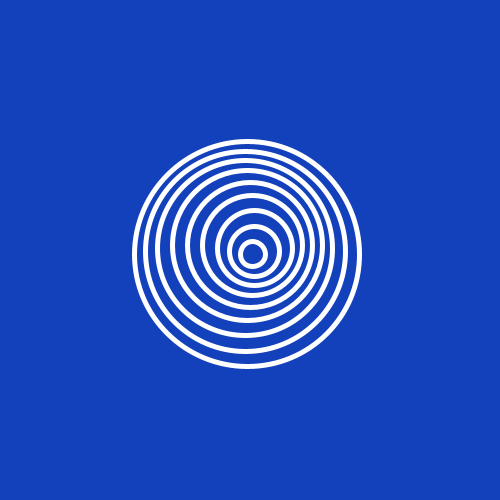
Frame 1 (no input)
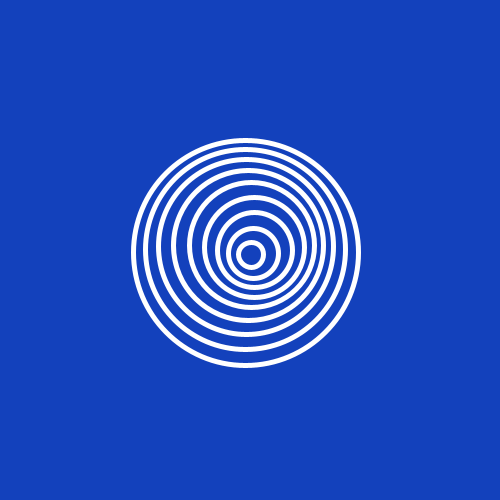
Frame 60 (the mouse pressed at the canvas centre just before this capture)
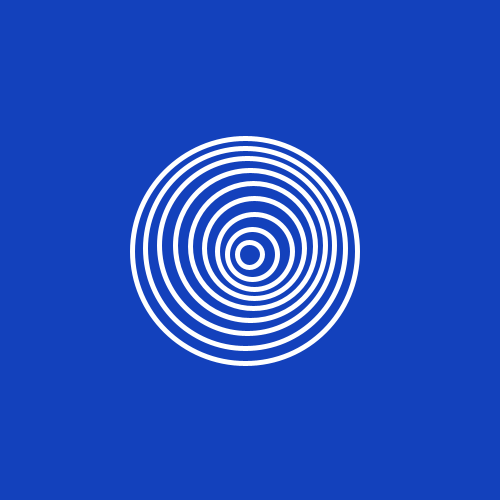
Frame 120 (the mouse held since frame 60 and released just before this capture)

The Processing sketch that drew these frames (run headless with seeded random() and noise(); from frame 60 on, the mouse is pressed at the canvas centre):

// Processing sketch: sketch_08052017
// ── sketch_08052017.pde
Circles circles;

void setup(){
  size(500,500);
  smooth();
  noFill();
  strokeWeight(5);
  stroke(255);
  circles = new Circles();
}

void draw(){
  background(19,65,188);
  translate(width/2, height/2);
  circles.display();
}
// ── Circle.pde
class Circle{
  float s;
  float x,y;
  float angle;
  float speed = 0.1;
  Circle(float _s, float _angle){
    s = _s;
    angle = _angle;
  }
  void display(){
    x = sin(angle)*5;
    y = cos(angle)*5;
    ellipse(x,y,s,s);
    angle = angle + speed;
  }
}
// ── Circles.pde
class Circles{
  Circle[] circle = new Circle[10];
  Circles(){
    for(int i = 0; i<circle.length; i++){
      float n = map(i, 0,circle.length, 0, TWO_PI);
      circle[i] = new Circle(i*25, n);
    }
  }
  
  void display(){
    for(int i = 0; i<circle.length; i++){
      circle[i].display();
    }
  }
}
